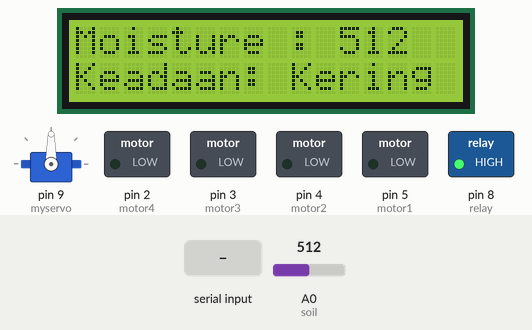
Simulated run of this sketch. Board: Arduino Uno, built with avr-gcc and run on an emulated ATmega328P. Shown: servo, 16×2 character LCD, switched loads named in the sketch (green lamp = pin HIGH). The test bench sets the inputs (shaded band); at power-on: A0 (soil) = 512.

Above: at 2.2 s.
2.3 s: A0 (soil) set to 419
At 3.9 s:
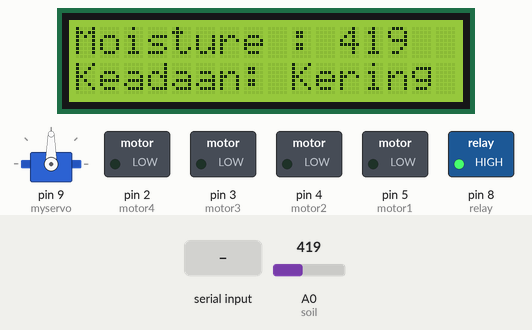
4.2 s: A0 (soil) set to 391
At 4.9 s:
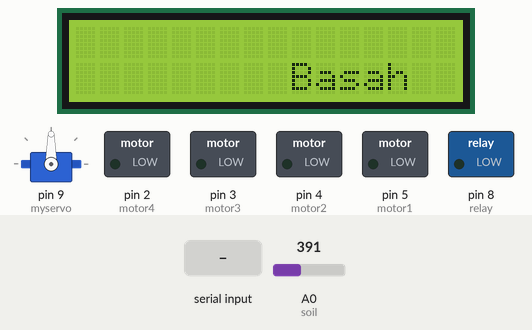
5.7 s: A0 (soil) set to 0
At 7.0 s:
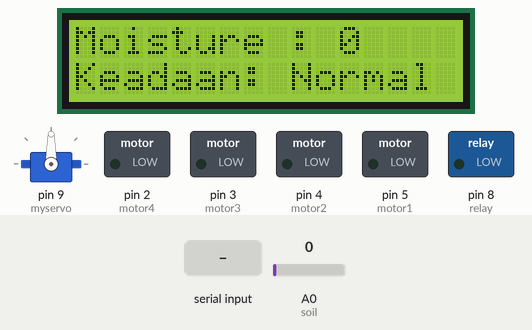
7.3 s: "S" received over the second serial link
At 9.6 s:
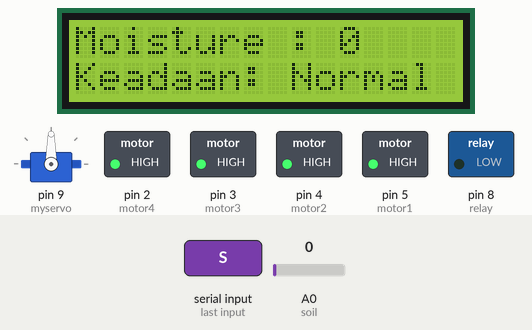
9.9 s: "M" received over the second serial link
At 12.2 s:
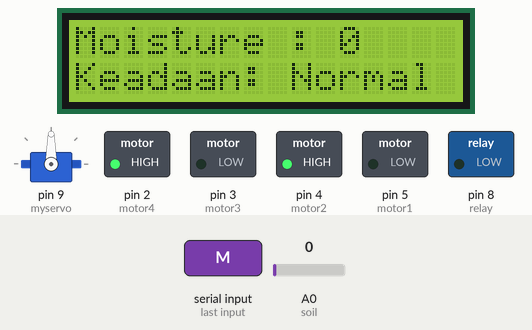
12.5 s: "L" received over the second serial link
At 15.0 s:
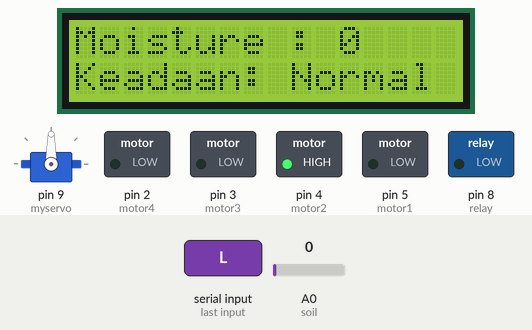
Timing chart, 0 to 16.1 s (numbered marks = the images above; inputs shaded):
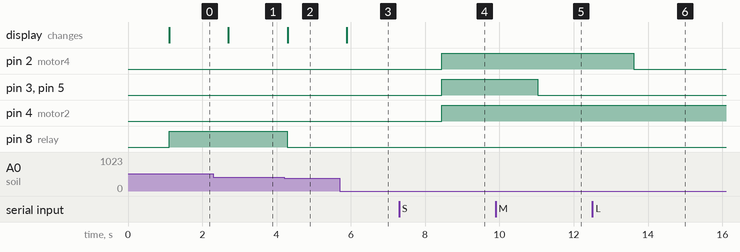

Measured:
- the behaviour switches between 401 and 400 on A0 (soil) (found by bisection; images 1 and 2)
- after the input at 2.3 s, the display: changes after 0.40 s (image 1)
- after the input at 4.2 s, pin 8 (relay): HIGH → LOW after 0.09 s; the display: changes after 0.10 s (image 2)
- after the input at 5.7 s, the display: changes after 0.19 s (image 3)
- after the input at 7.3 s, pin 2 (motor4), pin 3 (motor3), pin 4 (motor2), pin 5 (motor1): LOW → HIGH after 1.1 s
- after the input at 9.9 s, pin 3 (motor3), pin 5 (motor1): HIGH → LOW after 1.1 s
- after the input at 12.5 s, pin 2 (motor4): HIGH → LOW after 1.1 s

The sketch:

soil_bot_new.ino
```cpp
int relay = 8;
#define soil A0
#include <LiquidCrystal_I2C.h>
LiquidCrystal_I2C lcd(0x27, 16, 2);
#include <SoftwareSerial.h>
SoftwareSerial bt(6, 7); // RX, TX
#include <Servo.h> // servo library
Servo myservo; // servo name

int motor1 = 5;
int motor2 = 4;
int motor3 = 3;
int motor4 = 2;

void setup() {
  // put your setup code here, to run once:
  pinMode(relay, OUTPUT);
  pinMode(motor1, OUTPUT);
  pinMode(motor2, OUTPUT);
  pinMode(motor3, OUTPUT);
  pinMode(motor4, OUTPUT);
  Serial.begin(9600);
  bt.begin(9600);
  myservo.attach(9);
  lcd.begin();
  lcd.setCursor(0, 0);
  lcd.print("=== Soil Bot ===");
  lcd.setCursor(0, 1);

  delay(1000);
  lcd.clear();
}

void loop() {
  // put your main code here, to run repeatedly:
   if(bt.available()> 0 ) // receive number from bluetooth
  {
   String terima = bt.readString();

    if (terima == "S"){
      digitalWrite(motor1, HIGH);
      digitalWrite(motor2, HIGH);
      digitalWrite(motor3, HIGH);
      digitalWrite(motor4, HIGH);
    }
    else if (terima == "M"){
      digitalWrite(motor1, LOW);
      digitalWrite(motor2, HIGH);
      digitalWrite(motor3, LOW);
      digitalWrite(motor4, HIGH);
    }
    else if (terima == "L"){
      digitalWrite(motor1, LOW);
      digitalWrite(motor2, HIGH);
      digitalWrite(motor3, LOW);
      digitalWrite(motor4, LOW);
    }
    else if (terima == "R"){
      digitalWrite(motor1, LOW);
      digitalWrite(motor2, LOW);
      digitalWrite(motor3, LOW);
      digitalWrite(motor4, HIGH);
    }
    else if (terima == "A"){
      digitalWrite(motor1, HIGH);
      digitalWrite(motor2, LOW);
      digitalWrite(motor3, HIGH);
      digitalWrite(motor4, LOW);
    }
    else if (terima == "C"){
      myservo.write(0);
    }
    else if (terima == "D"){
      myservo.write(90);
    }
  }


  int value = analogRead(soil); // read the analog value from sensor
  // Serial.print("Moisture: ");
  // Serial.println(value);
  lcd.setCursor(0, 0);
  lcd.print("Moisture : ");
  lcd.setCursor(11, 0);
   lcd.print(value);
  lcd.setCursor(0, 1);
  lcd.print("Keadaan: ");
  if(value > 400 && value<=900){
    digitalWrite(relay, HIGH);
    // Serial.println("hidup");
    lcd.setCursor(9, 1);
    lcd.print("Kering");
  }
  else if(value>0 && value<=400){
    digitalWrite(relay, LOW);
    // Serial.println("Mati");
    lcd.clear();
    lcd.setCursor(9, 1);
    lcd.print("Basah");
  }
  else{
    lcd.setCursor(9, 1);
    lcd.print("Normal");
  }
  delay(500);
}
```
